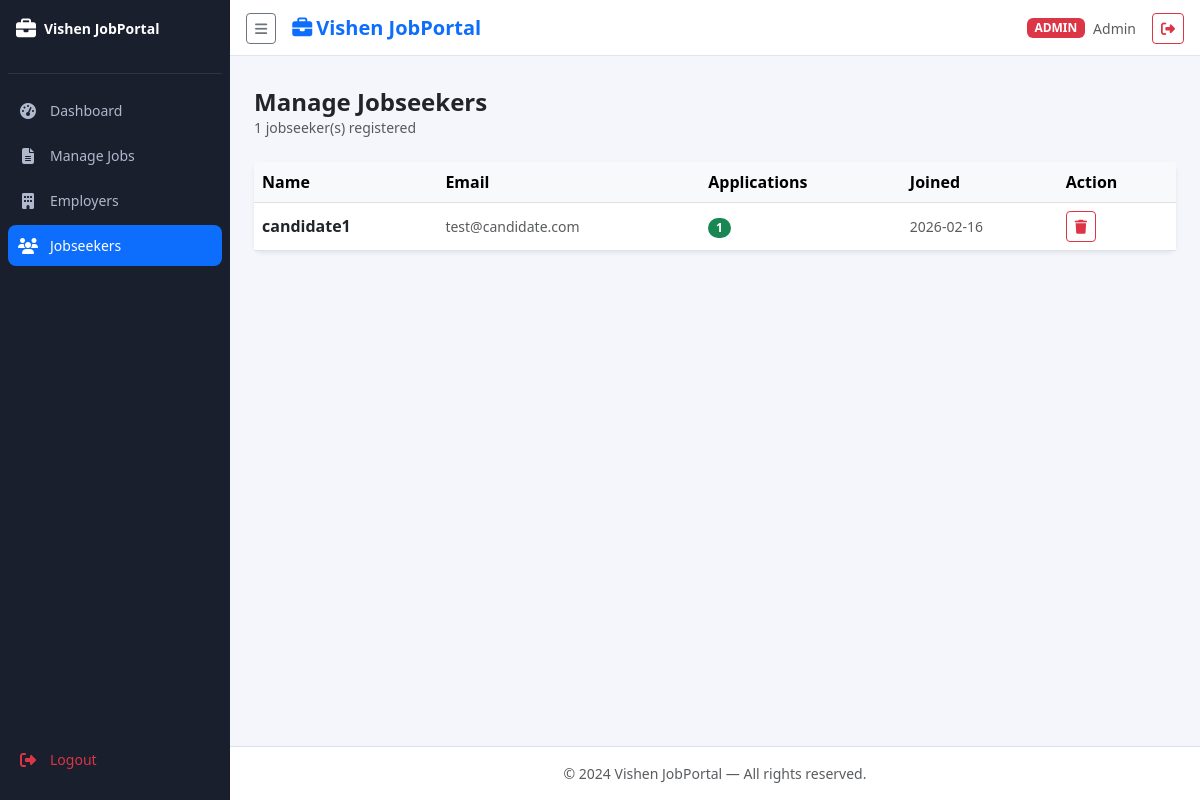
The app's page /admin/jobseekers (signed in) with its own data.
### tables this page shows
CREATE TABLE users (
        id INTEGER PRIMARY KEY AUTOINCREMENT,
        name TEXT NOT NULL, email TEXT UNIQUE NOT NULL,
        password TEXT NOT NULL,
        role TEXT NOT NULL CHECK(role IN ('admin','employer','jobseeker')),
        company TEXT, created_at TIMESTAMP DEFAULT CURRENT_TIMESTAMP);

### app.py (the view)
@app.route('/admin/jobseekers')
@role_required('admin')
def admin_jobseekers():
    conn = get_db()
    seekers = conn.execute("SELECT u.*,COUNT(a.id) as app_count FROM users u "
        "LEFT JOIN applications a ON a.jobseeker_id=u.id WHERE u.role='jobseeker' GROUP BY u.id ORDER BY u.created_at DESC").fetchall()
    conn.close(); return render_template('admin_jobseekers.html', seekers=seekers)

### app.py (called while the page is built)
def get_db():
    conn = sqlite3.connect(DATABASE)
    conn.row_factory = sqlite3.Row
    return conn

def role_required(*roles):
    def decorator(f):
        @wraps(f)
        def decorated(*args, **kwargs):
            if 'user_id' not in session:
                return redirect(url_for('login'))
            if session.get('role') not in roles:
                flash('Access denied.','danger')
                return redirect(url_for('dashboard'))
            return f(*args, **kwargs)
        return decorated
    return decorator

### templates/admin_jobseekers.html (shortened to what this page needs)
{% extends "base.html" %}
{% block content %}
<div class="mb-4">
  <h4 class="fw-bold mb-0">Manage Jobseekers</h4>
  <p class="text-muted small">{{ seekers | length }} jobseeker(s) registered</p>
</div>
<div class="card border-0 shadow-sm rounded-3">
  <div class="table-responsive">
    <table class="table table-hover align-middle mb-0">
      <thead class="table-light">
        <tr><th>Name</th><th>Email</th><th>Applications</th><th>Joined</th><th>Action</th></tr>
      </thead>
      <tbody>
        {% for s in seekers %}
        <tr>
          <td class="fw-semibold">{{ s.name }}</td>
          <td class="text-muted small">{{ s.email }}</td>
          <td><span class="badge bg-success rounded-pill">{{ s.app_count }}</span></td>
          <td class="text-muted small">{{ s.created_at[:10] }}</td>
          <td>
            <form method="POST" action="{{ url_for('admin_delete_jobseeker', user_id=s.id) }}"
                  onsubmit="return confirm('Remove this jobseeker?')">
              <button class="btn btn-sm btn-outline-danger"><i class="fas fa-trash"></i></button>
            </form>
          </td>
        </tr>
        {% else %}
        <tr><td colspan="5" class="text-center text-muted py-4">No jobseekers found.</td></tr>
        {% endfor %}
      </tbody>
    </table>
  </div>
</div>
{% endblock %}

### static/css/style.css (style rules this page uses)
:root { --sidebar-width: 230px; --sidebar-collapsed: 60px; --sidebar-bg: #1a1f2e; --sidebar-text: #b0b8cc; --sidebar-hover: #2d3450; --sidebar-active: #0d6efd; }
body { background:#f4f6fb; font-family:'Segoe UI',sans-serif; }

### records on screen
users: name "candidate1", email "test@candidate.com", app_count "1", created_at "2026-02-16"

### other values on screen
{{ session.role }} "ADMIN"
{{ session.name }} "Admin"
{{ seekers | length }} "1"
